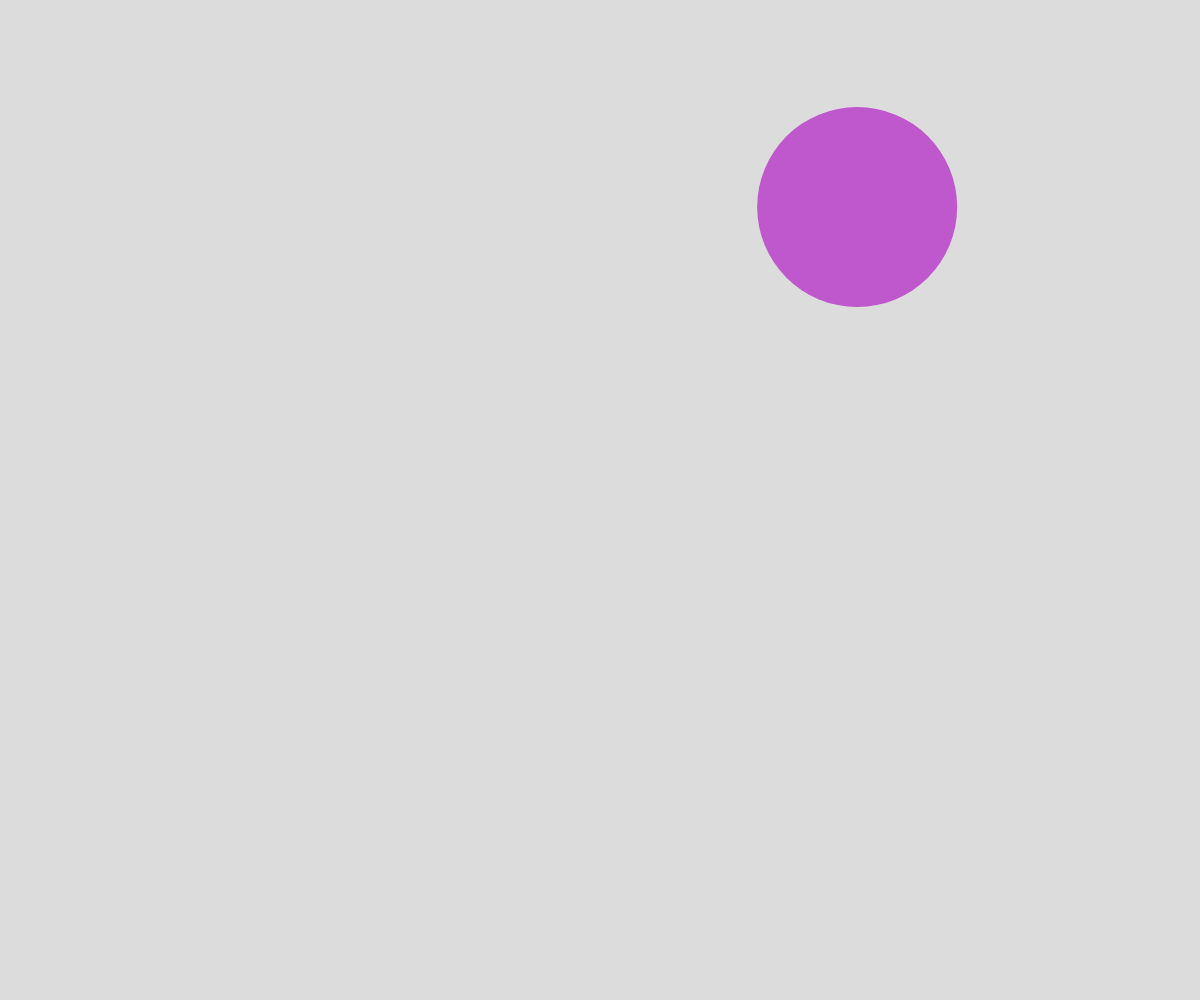
Frame 1 (no input)
Frame 60 (no input): identical to frame 1, image omitted
Frame 120 (the mouse pressed at the canvas centre since frame 60): identical to frame 1, image omitted

The p5.js sketch that drew this single still picture (run headless with seeded random() and noise() and a simulated clock; from frame 60 on, the mouse is pressed at the canvas centre):

// p5.js sketch
// ── sketch.js
let x, y;
let radius = 100;
let r,g,b;
let timer = 10;
let interval = 120;

function setup() {
    createCanvas(windowWidth, windowHeight);
    x = random(windowWidth);
    y = random(windowHeight);
    r = random(255);
    g = random(255);
    b = random(255);
  
}

function draw() {
    background(220); // set background to grey
    noStroke(); // turn stroke off
    fill(r, g, b); // create a colour fill with out random rgb values
    ellipse(x, y, radius*2, radius*2); // draw a circle
      if (frameCount % interval == 0) { // if the frameCount is divisible by the interval, then the interval (in seconds) has passed and we can draw a new circle
          
          newCircle();
        }
}
function mousePressed() {

  let d = dist(mouseX, mouseY, x, y); // find the distance between where the mouse is when pressed and our x and y values
         if (d < radius) { // is the distance smaller than the radius of the circe?
            newCircle(); 
            console.log("Score!"); // log that we've been successful 
          }
}

function newCircle() { // reset x, y and rgb values 
  x = random(windowWidth);
  y = random(windowHeight);
  r = random(255);
  g = random(255);
  b = random(255);
}
